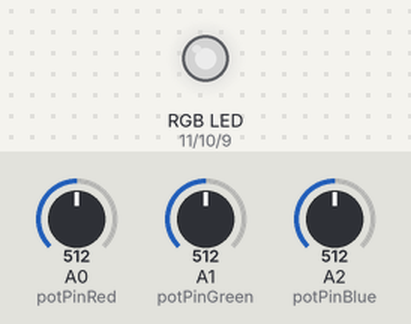
The sketch below on a simulated Arduino Uno, built with avr-gcc and run on an emulated ATmega328P. Shown: an RGB LED mixed from three pins (HIGH = lit). Inputs (shaded band) come from the test bench; at power-on: A0 (potPinRed) = 512, A1 (potPinGreen) = 512, A2 (potPinBlue) = 512. Dim RGB values are drawn brighter than linear.

Above: at 1.2 s.
1.3 s: A0 (potPinRed) set to 716
At 2.5 s:
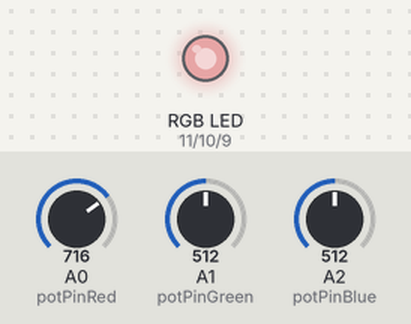
2.8 s: A1 (potPinGreen) set to 716
At 3.7 s:
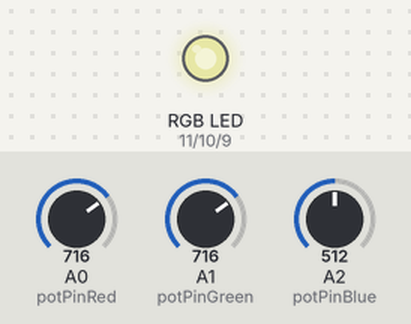
4.3 s: A2 (potPinBlue) set to 716
At 4.8 s:
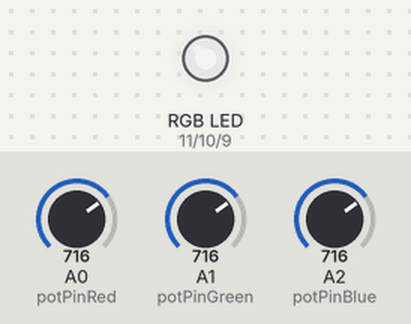
5.8 s: A0 (potPinRed) set to 900
At 7.0 s:
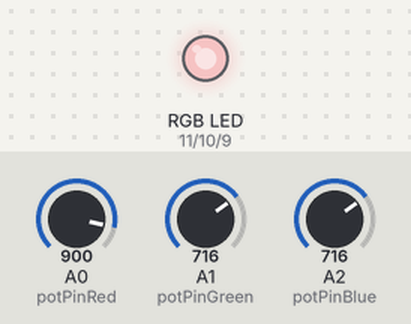
7.3 s: A1 (potPinGreen) set to 900
At 8.3 s:
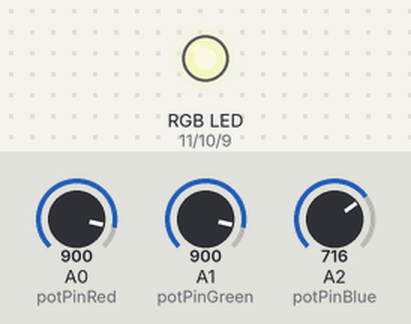
8.8 s: A2 (potPinBlue) set to 900
At 9.5 s:
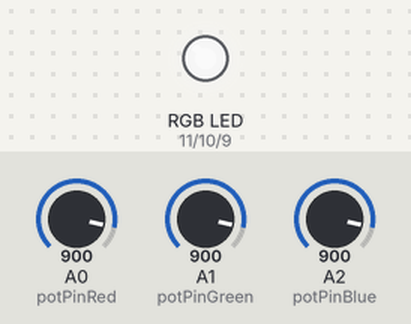
Timing chart, 0 to 11.3 s (numbered marks = the images above; inputs shaded):
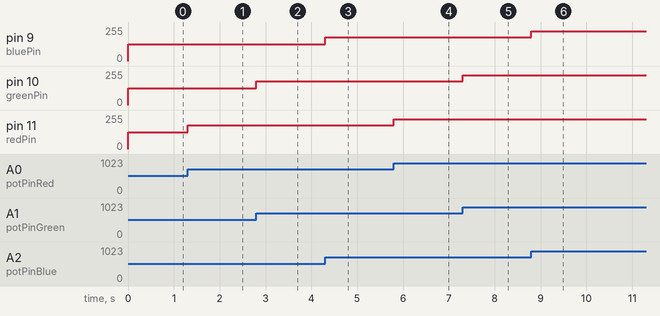

The sketch:

Tema_1_-_LED_RGB_and_3_potensiometers.ino
```cpp
// analog output
const int redPin = 11;
const int greenPin = 10;
const int bluePin = 9;

//analog read
const int potPinRed = A0;
const int potPinGreen = A1;
const int potPinBlue = A2;

void setup() {
  // put your setup code here, to run once:

// led states
  pinMode(redPin, OUTPUT);
  pinMode(greenPin, OUTPUT);
  pinMode(bluePin, OUTPUT);

// potensiometers inputs
  pinMode(potPinRed, INPUT);
  pinMode(potPinGreen, INPUT);
  pinMode(potPinBlue, INPUT);
}

void loop() {
  // put your main code here, to run repeatedly:

  //red values
  int potValRed = analogRead(potPinRed);
  int ledValRed = map(potValRed, 0, 1023, 0, 255);
  // green values
  int potValGreen = analogRead(potPinGreen);
  int ledValGreen = map(potValGreen, 0, 1023, 0, 255);
  // blue values
  int potValBlue = analogRead(potPinBlue);
  int ledValBlue = map(potValBlue, 0, 1023, 0, 255);

  // write the intensity of the colors
  setColor(ledValRed, ledValGreen, ledValBlue);
}

void setColor(int red, int green, int blue)
{
  analogWrite(redPin, red);
  analogWrite(greenPin, green);
  analogWrite(bluePin, blue);
}
```

Measured:
- after the input at 1.3 s, pin 11 (redPin): 127/255 → 178/255 at once
- after the input at 2.8 s, pin 10 (greenPin): 127/255 → 178/255 at once
- after the input at 4.3 s, pin 9 (bluePin): 127/255 → 178/255 at once
- after the input at 5.8 s, pin 11 (redPin): 178/255 → 224/255 at once
- after the input at 7.3 s, pin 10 (greenPin): 178/255 → 224/255 at once
- after the input at 8.8 s, pin 9 (bluePin): 178/255 → 224/255 at once
